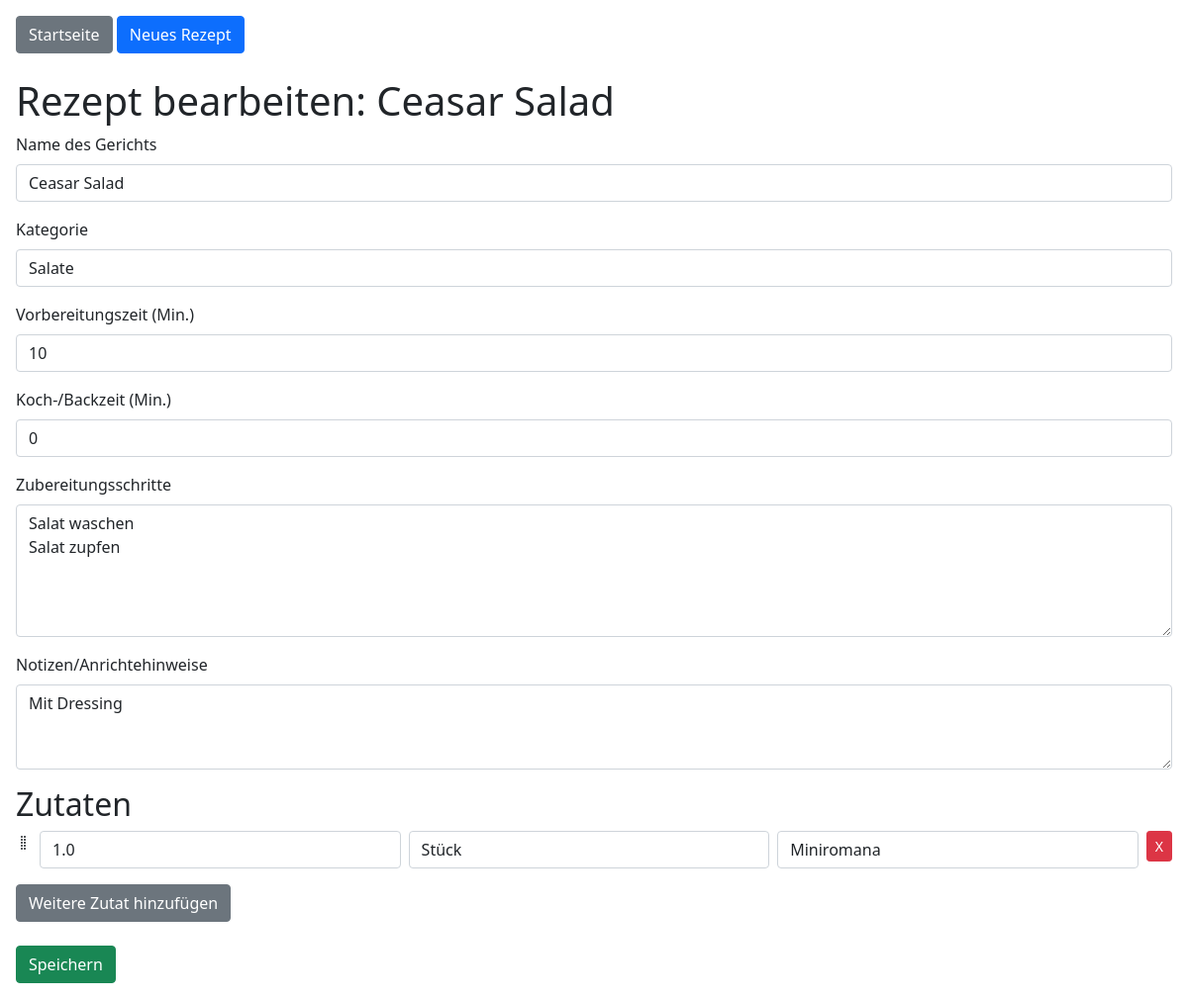
Page /edit_recipe/2 on the committed database.
### tables this page shows
CREATE TABLE recipes (
    id INTEGER PRIMARY KEY AUTOINCREMENT,
    name TEXT NOT NULL,
    category TEXT,
    preparation_time INTEGER,
    cooking_time INTEGER,
    instructions TEXT,
    notes TEXT
);

CREATE TABLE ingredients (
    id INTEGER PRIMARY KEY AUTOINCREMENT,
    recipe_id INTEGER,
    quantity REAL,
    unit TEXT,
    ingredient_name TEXT, display_order INTEGER,
    FOREIGN KEY(recipe_id) REFERENCES recipes(id)
);

### app.py (the view, shortened to what this page needs)
@app.route('/edit_recipe/<int:recipe_id>', methods=['GET', 'POST'])
def edit_recipe(recipe_id):
    conn = get_db_connection()
    recipe = conn.execute('SELECT * FROM recipes WHERE id = ?', (recipe_id,)).fetchone()
    if recipe is None:
        conn.close()
        return "Rezept nicht gefunden", 404
    ingredients = conn.execute('SELECT * FROM ingredients WHERE recipe_id = ? ORDER BY display_order', (recipe_id,)).fetchall()
    conn.close()
    return render_template('edit_recipe.html', recipe=recipe, ingredients=ingredients)

### app.py (called while the page is built)
def get_db_connection():
    conn = sqlite3.connect('database.db')
    conn.row_factory = sqlite3.Row
    return conn

### templates/edit_recipe.html (shortened to what this page needs)
{% extends "layout.html" %}
{% block content %}
<h1>Rezept bearbeiten: {{ recipe.name }}</h1>
<form method="post">
    <div class="mb-3">
        <label for="name" class="form-label">Name des Gerichts</label>
        <input type="text" name="name" id="name" class="form-control" value="{{ recipe.name }}" required>
    </div>
    <div class="mb-3">
        <label for="category" class="form-label">Kategorie</label>
        <input type="text" name="category" id="category" class="form-control" value="{{ recipe.category }}">
    </div>
    <div class="mb-3">
        <label for="preparation_time" class="form-label">Vorbereitungszeit (Min.)</label>
        <input type="number" name="preparation_time" id="preparation_time" class="form-control" value="{{ recipe.preparation_time }}">
    </div>
    <div class="mb-3">
        <label for="cooking_time" class="form-label">Koch-/Backzeit (Min.)</label>
        <input type="number" name="cooking_time" id="cooking_time" class="form-control" value="{{ recipe.cooking_time }}">
    </div>
    <div class="mb-3">
        <label for="instructions" class="form-label">Zubereitungsschritte</label>
        <textarea name="instructions" id="instructions" class="form-control" rows="5">{{ recipe.instructions }}</textarea>
    </div>
    <div class="mb-3">
        <label for="notes" class="form-label">Notizen/Anrichtehinweise</label>
        <textarea name="notes" id="notes" class="form-control" rows="3">{{ recipe.notes }}</textarea>
    </div>
    <h2>Zutaten</h2>
    <div id="ingredients-wrapper">
        {% for ingr in ingredients %}
            <div class="row g-2 ingredient-set">
                <div class="col-auto handle" style="cursor: move;">
                    <i class="bi bi-grip-vertical"></i>
                </div>
                <div class="col">
                    <input type="number" step="0.01" name="quantity_{{ loop.index }}" placeholder="Menge" class="form-control" value="{{ ingr.quantity }}">
                </div>
                <div class="col">
                    <input type="text" name="unit_{{ loop.index }}" placeholder="Einheit (g, ml...)" class="form-control" value="{{ ingr.unit }}">
                </div>
                <div class="col">
                    <input type="text" name="ingredient_name_{{ loop.index }}" placeholder="Zutat" class="form-control" value="{{ ingr.ingredient_name }}">
                </div>
                <div class="col-auto">
                    <button type="button" class="btn btn-danger btn-sm remove-ingredient">X</button>
                </div>
            </div>
        {% endfor %}
    </div>
    <button type="button" class="btn btn-secondary mt-3" id="add-ingredient-btn">Weitere Zutat hinzufügen</button>
    <div class="mt-4">
        <button type="submit" class="btn btn-success">Speichern</button>
    </div>
</form>
{% endblock %}

### rows in the picture
recipes: name "Ceasar Salad", category "Salate", preparation_time "10", cooking_time "0", instructions "Salat waschen Salat zupfen", notes "Mit Dressing"
ingredients: quantity_1 "1.0", unit_1 "Stück", ingredient_name_1 "Miniromana"
